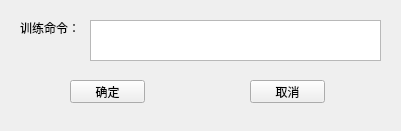
<?xml version="1.0" encoding="UTF-8"?>
<ui version="4.0">
 <class>yolo_train_command_setting_Form</class>
 <widget class="QWidget" name="yolo_train_command_setting_Form">
  <property name="geometry">
   <rect>
    <x>0</x>
    <y>0</y>
    <width>401</width>
    <height>131</height>
   </rect>
  </property>
  <property name="windowTitle">
   <string>yolo训练命令设置</string>
  </property>
  <widget class="QLabel" name="train_command_label">
   <property name="geometry">
    <rect>
     <x>20</x>
     <y>20</y>
     <width>61</width>
     <height>16</height>
    </rect>
   </property>
   <property name="text">
    <string>训练命令：</string>
   </property>
  </widget>
  <widget class="QTextEdit" name="train_command_textEdit">
   <property name="geometry">
    <rect>
     <x>90</x>
     <y>20</y>
     <width>291</width>
     <height>41</height>
    </rect>
   </property>
  </widget>
  <widget class="QPushButton" name="confirm_pushButton">
   <property name="geometry">
    <rect>
     <x>70</x>
     <y>80</y>
     <width>75</width>
     <height>23</height>
    </rect>
   </property>
   <property name="text">
    <string>确定</string>
   </property>
  </widget>
  <widget class="QPushButton" name="cancel_pushButton">
   <property name="geometry">
    <rect>
     <x>250</x>
     <y>80</y>
     <width>75</width>
     <height>23</height>
    </rect>
   </property>
   <property name="text">
    <string>取消</string>
   </property>
  </widget>
 </widget>
 <resources/>
 <connections/>
</ui>
